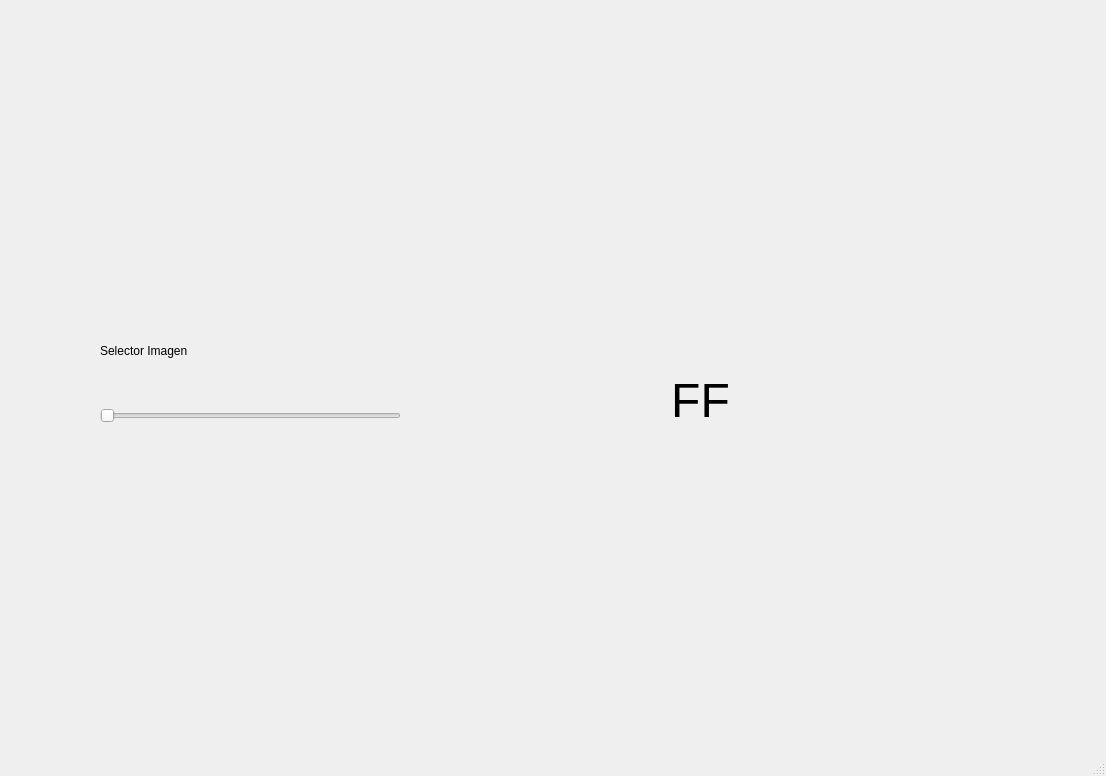
<?xml version="1.0" encoding="UTF-8"?>
<ui version="4.0">
 <class>MainWindow</class>
 <widget class="QMainWindow" name="MainWindow">
  <property name="geometry">
   <rect>
    <x>0</x>
    <y>0</y>
    <width>1106</width>
    <height>776</height>
   </rect>
  </property>
  <property name="windowTitle">
   <string>MainWindow</string>
  </property>
  <widget class="QWidget" name="centralwidget">
   <widget class="QLabel" name="label_9">
    <property name="geometry">
     <rect>
      <x>860</x>
      <y>450</y>
      <width>221</width>
      <height>261</height>
     </rect>
    </property>
    <property name="styleSheet">
     <string notr="true"/>
    </property>
    <property name="text">
     <string/>
    </property>
    <property name="pixmap">
     <pixmap resource="recursos.qrc">:/Comidas/chips.png</pixmap>
    </property>
    <property name="scaledContents">
     <bool>true</bool>
    </property>
   </widget>
   <widget class="QLabel" name="label_10">
    <property name="geometry">
     <rect>
      <x>10</x>
      <y>10</y>
      <width>1071</width>
      <height>261</height>
     </rect>
    </property>
    <property name="styleSheet">
     <string notr="true"/>
    </property>
    <property name="text">
     <string/>
    </property>
    <property name="pixmap">
     <pixmap resource="recursos.qrc">:/Comidas/panditas.png</pixmap>
    </property>
    <property name="scaledContents">
     <bool>true</bool>
    </property>
   </widget>
   <widget class="QLabel" name="label">
    <property name="geometry">
     <rect>
      <x>100</x>
      <y>320</y>
      <width>251</width>
      <height>61</height>
     </rect>
    </property>
    <property name="text">
     <string>Selector Imagen</string>
    </property>
   </widget>
   <widget class="QLabel" name="txt_valorA">
    <property name="geometry">
     <rect>
      <x>530</x>
      <y>340</y>
      <width>341</width>
      <height>121</height>
     </rect>
    </property>
    <property name="font">
     <font>
      <pointsize>36</pointsize>
     </font>
    </property>
    <property name="text">
     <string>FF</string>
    </property>
    <property name="alignment">
     <set>Qt::AlignCenter</set>
    </property>
   </widget>
   <widget class="QSlider" name="slider_img">
    <property name="geometry">
     <rect>
      <x>100</x>
      <y>390</y>
      <width>301</width>
      <height>51</height>
     </rect>
    </property>
    <property name="orientation">
     <enum>Qt::Horizontal</enum>
    </property>
   </widget>
   <widget class="QLabel" name="img">
    <property name="geometry">
     <rect>
      <x>230</x>
      <y>450</y>
      <width>221</width>
      <height>261</height>
     </rect>
    </property>
    <property name="styleSheet">
     <string notr="true"/>
    </property>
    <property name="text">
     <string/>
    </property>
    <property name="pixmap">
     <pixmap resource="recursos.qrc">:/Comidas/coca.png</pixmap>
    </property>
    <property name="scaledContents">
     <bool>true</bool>
    </property>
   </widget>
  </widget>
  <widget class="QMenuBar" name="menubar">
   <property name="geometry">
    <rect>
     <x>0</x>
     <y>0</y>
     <width>1106</width>
     <height>26</height>
    </rect>
   </property>
  </widget>
  <widget class="QStatusBar" name="statusbar"/>
 </widget>
 <resources>
  <include location="recursos.qrc"/>
 </resources>
 <connections/>
</ui>
